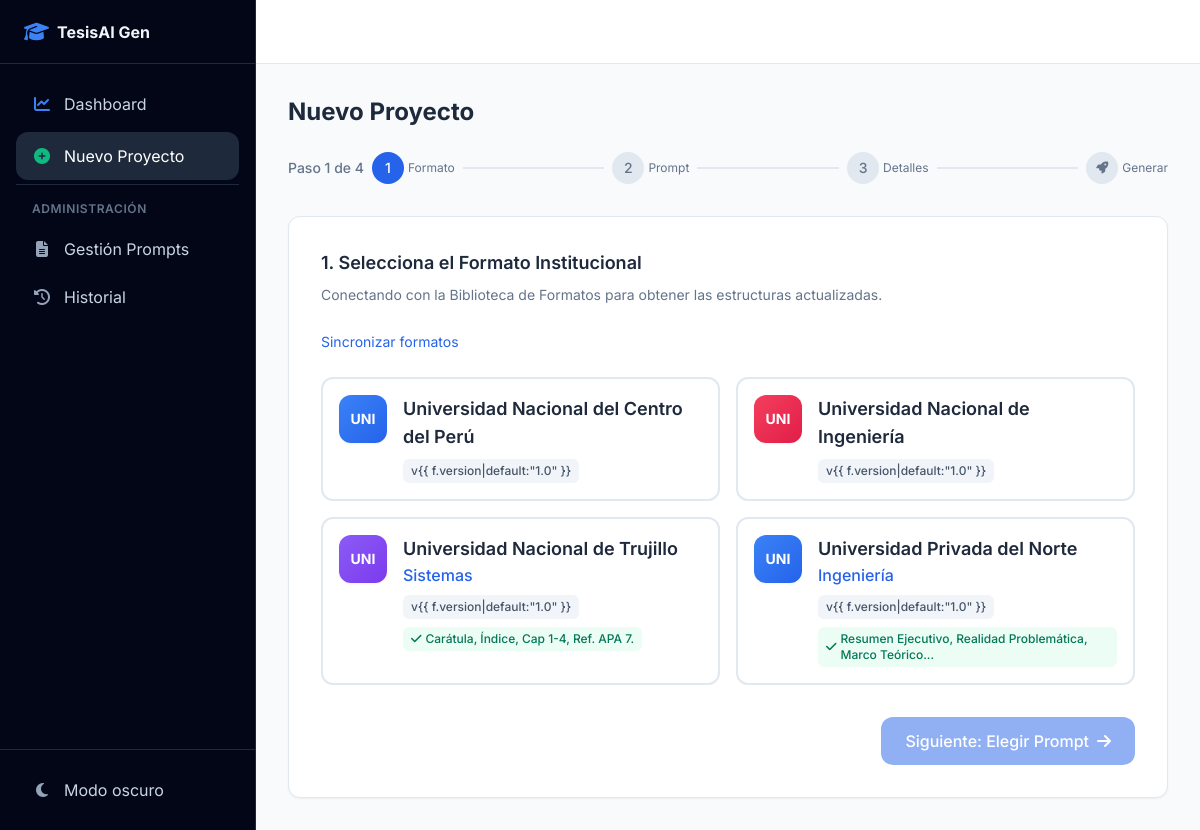
Page /wizard/ on the committed database.
### infrastructure/django_app/models.py (models this page shows)
class FormatoTesisModel(models.Model):
    id_externo = models.CharField(max_length=100, unique=True, db_index=True)
    universidad = models.CharField(max_length=255)
    carrera = models.CharField(max_length=255, blank=True)
    version = models.CharField(max_length=50, blank=True)
    incluye = models.CharField(max_length=500, blank=True)  # Ej: "Carátula, Índice, Cap 1-4"
    estructura_json = models.JSONField(default=dict)
    creado_en = models.DateTimeField(auto_now_add=True)
    actualizado_en = models.DateTimeField(auto_now=True)
    class Meta:
        db_table = "gica_formatos_tesis"
        verbose_name = "Formato de Tesis"
        verbose_name_plural = "Formatos de Tesis"

### infrastructure/django_app/views.py (the view)
# urls.py: path("wizard/", views.WizardGeneracionView.as_view(), name="wizard_generacion"),
class WizardGeneracionView(View):
    def get(self, request):
        formatos = FormatoTesisModel.objects.all()
        prompts = PromptModel.objects.filter(activo=True)
        return render(
            request,
            "generador/wizard_generacion.html",
            {"formatos": formatos, "prompts": prompts},
        )

### templates/generador/wizard_generacion.html (shortened to what this page needs)
{% extends "base.html" %}
{% block content %}
<div class="max-w-4xl mx-auto" x-data="wizardNuevoProyecto()">
    <h1 class="text-2xl font-bold text-slate-800 dark:text-slate-100 mb-6">Nuevo Proyecto</h1>
    <div class="flex items-center gap-2 mb-8">
        <span class="text-sm font-medium text-slate-500 dark:text-slate-400">Paso <span x-text="paso"></span> de
            4</span>
        <div class="flex-1 flex items-center gap-2">
            <div class="flex items-center gap-1">
                <span
                    class="w-8 h-8 rounded-full flex items-center justify-center text-sm font-medium transition-colors"
                    :class="paso >= 1 ? 'bg-blue-600 text-white' : 'bg-slate-200 dark:bg-slate-700 text-slate-500'">1</span>
                <span class="text-xs text-slate-500 hidden sm:inline">Formato</span>
            </div>
            <div class="flex-1 h-0.5" :class="paso >= 2 ? 'bg-blue-600' : 'bg-slate-200 dark:bg-slate-700'"></div>
            <div class="flex items-center gap-1">
                <span
                    class="w-8 h-8 rounded-full flex items-center justify-center text-sm font-medium transition-colors"
                    :class="paso >= 2 ? 'bg-blue-600 text-white' : 'bg-slate-200 dark:bg-slate-700 text-slate-500'">2</span>
                <span class="text-xs text-slate-500 hidden sm:inline">Prompt</span>
            </div>
            <div class="flex-1 h-0.5" :class="paso >= 3 ? 'bg-blue-600' : 'bg-slate-200 dark:bg-slate-700'"></div>
            <div class="flex items-center gap-1">
                <span
                    class="w-8 h-8 rounded-full flex items-center justify-center text-sm font-medium transition-colors"
                    :class="paso >= 3 ? 'bg-blue-600 text-white' : 'bg-slate-200 dark:bg-slate-700 text-slate-500'">3</span>
                <span class="text-xs text-slate-500 hidden sm:inline">Detalles</span>
            </div>
            <div class="flex-1 h-0.5" :class="paso >= 4 ? 'bg-blue-600' : 'bg-slate-200 dark:bg-slate-700'"></div>
            <div class="flex items-center gap-1">
                <span class="w-8 h-8 rounded-full flex items-center justify-center text-sm transition-colors"
                    :class="paso >= 4 ? 'bg-blue-600 text-white' : 'bg-slate-200 dark:bg-slate-700 text-slate-500'"><i
                        class="fas fa-rocket text-xs"></i></span>
                <span class="text-xs text-slate-500 hidden sm:inline">Generar</span>
            </div>
        </div>
    </div>
    <div x-show="paso === 1" x-transition
        class="bg-white dark:bg-slate-800 rounded-xl shadow-sm border border-slate-200 dark:border-slate-700 p-6 lg:p-8">
        <h2 class="text-lg font-semibold text-slate-800 dark:text-slate-100 mb-2">1. Selecciona el Formato Institucional
        </h2>
        <p class="text-sm text-slate-500 dark:text-slate-400 mb-6">Conectando con la Biblioteca de Formatos para obtener
            las estructuras actualizadas.</p>
        <form action="{% url 'sincronizar_formatos' %}" method="post" class="mb-6">
            <button type="submit" class="text-sm text-blue-600 hover:text-blue-700 dark:text-blue-400">Sincronizar
                formatos</button>
        </form>
        <div class="grid sm:grid-cols-2 gap-4">
            {% for f in formatos %}
            <label class="cursor-pointer block">
                <div
                    class="p-4 rounded-xl border-2 transition-all duration-200 peer-checked:border-blue-500 peer-checked:ring-2 peer-checked:ring-blue-500/20 peer-checked:bg-blue-50/50 dark:peer-checked:bg-blue-900/20 hover:border-blue-300 dark:hover:border-blue-700 hover:shadow-md border-slate-200 dark:border-slate-700 bg-white dark:bg-slate-800 h-full">
                    <div class="flex gap-4 items-start">
                        <div
                            class="w-12 h-12 rounded-xl flex items-center justify-center text-white font-bold text-sm shrink-0 shadow-sm {% cycle 'bg-gradient-to-br from-blue-500 to-blue-600' 'bg-gradient-to-br from-rose-500 to-rose-600' 'bg-gradient-to-br from-violet-500 to-violet-600' %}">
                            {{ f.universidad|slice:":3"|upper }}
                        </div>
                        <div class="min-w-0">
                            <p class="font-semibold text-slate-800 dark:text-slate-100 text-lg">{{ f.universidad }}</p>
                            {% if f.carrera %}<p class="font-medium text-blue-600 dark:text-blue-400">{{ f.carrera }}
                            </p>{% endif %}
                            <div class="mt-2 flex flex-wrap gap-2">
                                <span
                                    class="inline-flex items-center px-2 py-1 rounded-md bg-slate-100 dark:bg-slate-700 text-xs font-medium text-slate-600 dark:text-slate-300">v{{
                                    f.version|default:"1.0" }}</span>
                                {% if f.incluye %}<span
                                    class="inline-flex items-center px-2 py-1 rounded-md bg-emerald-50 dark:bg-emerald-900/30 text-xs font-medium text-emerald-700 dark:text-emerald-300"><i
                                        class="fas fa-check mr-1"></i>{{ f.incluye }}</span>{% endif %}
                            </div>
                        </div>
                    </div>
                </div>
            </label>
            {% empty %}
            <p class="col-span-2 text-slate-500 dark:text-slate-400 italic">No hay formatos sincronizados. Use el botón
                superior.</p>
            {% endfor %}
        </div>
        <div class="mt-8 flex justify-end">
            <button @click="paso = 2" :disabled="!formatoId"
                class="px-6 py-3 bg-blue-600 hover:bg-blue-700 disabled:opacity-50 disabled:cursor-not-allowed text-white font-medium rounded-xl transition-all shadow-md hover:shadow-lg disabled:shadow-none inline-flex items-center gap-2 transform active:scale-95">
                Siguiente: Elegir Prompt <i class="fas fa-arrow-right"></i>
            </button>
        </div>
    </div>
</div>
{% endblock %}

### templates/base.html (shortened to what this page needs)
<!DOCTYPE html>
<html lang="es">
<head>
    <script src="https://cdn.tailwindcss.com"></script>
    <link rel="stylesheet" href="https://cdnjs.cloudflare.com/ajax/libs/font-awesome/6.5.1/css/all.min.css">
    {% load static %}
    <link rel="stylesheet" href="{% static 'css/tailwind_custom.css' %}">
</head>
<body class="bg-slate-50 dark:bg-slate-900 text-slate-800 dark:text-slate-200 font-sans antialiased"
    x-data="appLayout()">
    <div class="flex min-h-screen">
        <aside :class="sidebarOpen ? 'translate-x-0' : '-translate-x-full lg:translate-x-0'"
            class="fixed lg:static inset-y-0 left-0 z-40 w-64 bg-slate-950 dark:bg-slate-950 border-r border-slate-800 transform transition-transform duration-300 ease-in-out flex flex-col">
            <div class="flex items-center justify-between h-16 px-6 border-b border-slate-800">
                <a href="{% url 'dashboard' %}" class="flex items-center gap-2 text-slate-100 font-bold">
                    <i class="fas fa-graduation-cap text-blue-500 text-xl"></i>
                    <span>TesisAI Gen</span>
                </a>
            </div>
            <nav class="flex-1 p-4 space-y-1 overflow-y-auto">
                <a href="{% url 'dashboard' %}"
                    class="flex items-center gap-3 px-4 py-3 rounded-xl text-slate-300 hover:bg-slate-800 hover:text-white transition-colors {% if request.resolver_match.url_name == 'dashboard' %}bg-slate-800 text-white{% endif %}">
                    <i class="fas fa-chart-line w-5 text-center text-blue-500"></i>
                    <span>Dashboard</span>
                </a>
                <a href="{% url 'wizard_generacion' %}"
                    class="flex items-center gap-3 px-4 py-3 rounded-xl text-slate-300 hover:bg-slate-800 hover:text-white transition-colors {% if request.resolver_match.url_name == 'wizard_generacion' %}bg-slate-800 text-white{% endif %}">
                    <i class="fas fa-plus-circle w-5 text-center text-emerald-500"></i>
                    <span>Nuevo Proyecto</span>
                </a>
                <div class="pt-4 mt-4 border-t border-slate-800">
                    <p class="px-4 mb-2 text-xs font-semibold text-slate-500 uppercase tracking-wider">Administración
                    </p>
                    <a href="{% url 'prompts_list' %}"
                        class="flex items-center gap-3 px-4 py-3 rounded-xl text-slate-300 hover:bg-slate-800 hover:text-white transition-colors {% if 'prompts' in request.resolver_match.url_name %}bg-slate-800 text-white{% endif %}">
                        <i class="fas fa-file-lines w-5 text-center text-slate-400"></i>
                        <span>Gestión Prompts</span>
                    </a>
                    <a href="{% url 'historial' %}"
                        class="flex items-center gap-3 px-4 py-3 rounded-xl text-slate-300 hover:bg-slate-800 hover:text-white transition-colors {% if request.resolver_match.url_name == 'historial' %}bg-slate-800 text-white{% endif %}">
                        <i class="fas fa-clock-rotate-left w-5 text-center text-slate-400"></i>
                        <span>Historial</span>
                    </a>
                </div>
            </nav>
            <div class="p-4 border-t border-slate-800 space-y-2">
                <button @click="toggleDarkMode()"
                    class="flex items-center gap-3 w-full px-4 py-3 rounded-xl text-slate-300 hover:bg-slate-800 transition-colors">
                    <i class="fas w-5 text-center"
                        :class="darkMode ? 'fa-sun text-amber-400' : 'fa-moon text-slate-400'"></i>
                    <span x-text="darkMode ? 'Modo claro' : 'Modo oscuro'"></span>
                </button>
            </div>
        </aside>
        <div class="flex-1 flex flex-col min-w-0">
            <header
                class="h-16 bg-white dark:bg-slate-800 border-b border-slate-200 dark:border-slate-700 flex items-center justify-between px-4 lg:px-8">
            </header>
            <main class="flex-1 overflow-auto p-6 lg:p-8">
                {% block content %}{% endblock %}
            </main>
        </div>
    </div>
</body>
</html>

### rows in the picture
FormatoTesisModel: universidad "UNI", universidad "Universidad Nacional del Centro del Perú"
FormatoTesisModel: universidad "UNI", universidad "Universidad Nacional de Ingeniería"
FormatoTesisModel: universidad "UNI", universidad "Universidad Nacional de Trujillo", carrera "Sistemas", incluye "Carátula, Índice, Cap 1-4, Ref. APA 7."
FormatoTesisModel: universidad "UNI", universidad "Universidad Privada del Norte", carrera "Ingeniería", incluye "Resumen Ejecutivo, Realidad Problemática, Marco Teórico..."
